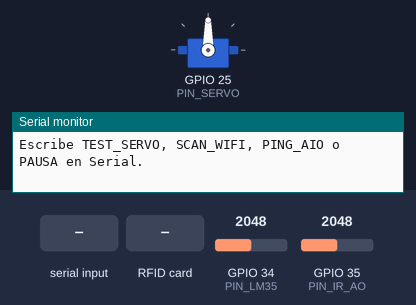
Bench run of a sketch on a simulated ESP32. Shown: servo, the last lines printed to the serial monitor. Wiring (inferred from the names in the program): IR receiver: data GPIO 32. Inputs (shaded band) come from the test bench; at power-on: GPIO 34 (PIN_LM35) = 2048, GPIO 35 (PIN_IR_AO) = 2048 (analog values on the 0–4095 scale). A WiFi scan finds three made-up networks.

Above: at 1.6 s.
1.7 s: "TEST_SERVO\n" received over Serial
At 2.2 s:
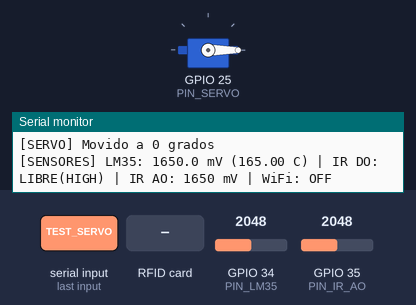
At 3.4 s:
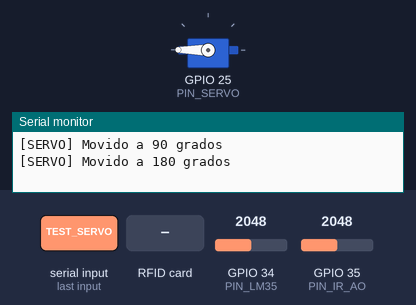
5.3 s: RFID card 5E 7A 19 C4 held to the reader
6.8 s: "PAUSA\n" received over Serial
8.3 s: "SCAN_WIFI\n" received over Serial
Timing chart, 0 to 11.3 s (numbered marks = the images above; inputs shaded):
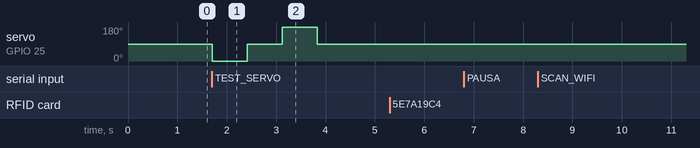

Measured:
- after the input at 1.7 s, servo on GPIO 25 (PIN_SERVO): 90° → 0° at once, → 90° 0.71 s later, → 180° 0.71 s later, → 90° 0.71 s later

The sketch:

00_diagnostico_hardware.ino
```cpp
/*
 * ============================================================================
 * SKETCH 00: DIAGNOSTICO PRE-CORTO (Hardware + WiFi + Adafruit IO)
 * ============================================================================
 * Prueba en 10 segundos si todos los modulos y cables funcionan antes de programar:
 *  - LM35 en GPIO 34 (ADC1)
 *  - Infrarrojo DO en GPIO 32 y AO en GPIO 35 (ADC1)
 *  - Servomotor en GPIO 25 (Alimentar VCC a 5V externos + GND comun)
 *  - RFID MFRC522 en VSPI: SCK=18, MISO=19, MOSI=23, SS=5, RST=4 (3.3V ESTRICTO)
 *  - WiFi 2.4 GHz + Adafruit IO (prueba de handshake MQTT TLS)
 *
 * Comandos por Monitor Serial (115200 baudios):
 *  - TEST_SERVO : Mueve el servo 0 -> 90 -> 180 -> 90 (sin delay bloqueante)
 *  - PING_AIO   : Fuerza envio de prueba al feed "corto3-rfid"
 *  - SCAN_WIFI  : Escanea redes WiFi 2.4 GHz visibles
 *  - PAUSA      : Pausa/reanuda reporte continuo en Serial
 * ============================================================================
 */

#include <Arduino.h>
#include <SPI.h>
#include <MFRC522.h>
#include <ESP32Servo.h>
#include <WiFi.h>

#if __has_include("secrets.h")
  #include "secrets.h"
#else
  #define WIFI_SSID     "TU_WIFI_SSID"
  #define WIFI_PASS     "TU_WIFI_PASSWORD"
  #define IO_USERNAME   "TU_USUARIO_ADAFRUIT"
  #define IO_KEY        "aio_TU_LLAVE_SECRETA_AQUI"
#endif

#include "AdafruitIO_WiFi.h"

// ---------------------- PINES SEGUROS ESP32 ----------------------
constexpr uint8_t PIN_LM35      = 34; // ADC1_CH6 (solo entrada, compatible con WiFi)
constexpr uint8_t PIN_IR_DO     = 32; // Entrada digital segura
constexpr uint8_t PIN_IR_AO     = 35; // ADC1_CH7 (solo entrada)
constexpr uint8_t PIN_SERVO     = 25; // PWM seguro para servo
constexpr uint8_t PIN_RFID_SS   = 5;  // Chip Select (SDA) SPI
constexpr uint8_t PIN_RFID_RST  = 4;  // Reset RFID (deja libres 21/22 para I2C OLED)
constexpr uint8_t PIN_SPI_SCK   = 18;
constexpr uint8_t PIN_SPI_MISO  = 19;
constexpr uint8_t PIN_SPI_MOSI  = 23;

// ---------------------- OBJETOS GLOBALES -------------------------
AdafruitIO_WiFi io(IO_USERNAME, IO_KEY, WIFI_SSID, WIFI_PASS);
AdafruitIO_Feed *feedEstado = io.feed("corto3-rfid");

MFRC522 rfid(PIN_RFID_SS, PIN_RFID_RST);
Servo servoTest;

// ---------------------- VARIABLES DE CONTROL ---------------------
unsigned long ultimoReporteMs = 0;
unsigned long ultimoPasoServoMs = 0;
unsigned long ultimoEnvioAioMs = 0;
const unsigned long INTERVALO_REPORTE_MS = 2000;

bool reportePausado = false;
bool pruebaServoActiva = false;
int pasoServo = 0;
const int secuenciaAngulos[] = {0, 90, 180, 90};

String bufferSerial = "";

// Convierte bytes del UID RFID a cadena hexadecimal "AA:BB:CC:DD"
String formatearUID(const MFRC522::Uid &uid) {
  String out = "";
  for (byte i = 0; i < uid.size; i++) {
    if (uid.uidByte[i] < 0x10) out += "0";
    out += String(uid.uidByte[i], HEX);
    if (i + 1 < uid.size) out += ":";
  }
  out.toUpperCase();
  return out;
}

// Verifica si las credenciales fueron editadas
bool credencialesConfiguradas() {
  return String(WIFI_SSID).length() > 0 &&
         String(WIFI_SSID) != "TU_WIFI_SSID" &&
         String(IO_USERNAME).length() > 0 &&
         String(IO_USERNAME) != "TU_USUARIO_ADAFRUIT" &&
         String(IO_KEY) != "aio_TU_LLAVE_SECRETA_AQUI";
}

void imprimirDiagnosticoRFID() {
  byte version = rfid.PCD_ReadRegister(MFRC522::VersionReg);
  Serial.print(F("[RFID] Version chip MFRC522: 0x"));
  Serial.print(version, HEX);
  if (version == 0x00 || version == 0xFF) {
    Serial.println(F(" -> FALLO! Revisa 3.3V y cables SCK=18 MISO=19 MOSI=23 SS=5 RST=4"));
  } else if (version == 0x91 || version == 0x92 || version == 0x88) {
    Serial.println(F(" -> OK! Comunicacion SPI valida."));
  } else {
    Serial.println(F(" -> Chip detectado (version clon/alternativa)."));
  }
}

void procesarComandoSerial(String cmd) {
  cmd.trim();
  cmd.toUpperCase();
  if (cmd.length() == 0) return;

  if (cmd == "TEST_SERVO") {
    pruebaServoActiva = true;
    pasoServo = 0;
    ultimoPasoServoMs = 0;
    Serial.println(F("[SERVO] Iniciando secuencia 0 -> 90 -> 180 -> 90..."));
  } else if (cmd == "PAUSA") {
    reportePausado = !reportePausado;
    Serial.println(reportePausado ? F("[SYS] Reporte pausado.") : F("[SYS] Reporte reanudado."));
  } else if (cmd == "SCAN_WIFI") {
    Serial.println(F("[WIFI] Escaneando redes 2.4 GHz..."));
    int n = WiFi.scanNetworks();
    for (int i = 0; i < n; i++) {
      Serial.printf("  %d) %s (%d dBm)\n", i + 1, WiFi.SSID(i).c_str(), WiFi.RSSI(i));
    }
    WiFi.scanDelete();
  } else if (cmd == "PING_AIO") {
    if (ultimoEnvioAioMs != 0 && millis() - ultimoEnvioAioMs < 2200) {
      Serial.println(F("[AIO] Espera >= 2.2 s entre envios (anti-throttle)."));
    } else if (io.status() >= AIO_CONNECTED) {
      ultimoEnvioAioMs = millis();
      bool ok = feedEstado->save(String("DIAGNOSTICO_OK"));
      Serial.println(ok ? F("[AIO] Dato enviado correctamente.") : F("[AIO] Error al publicar."));
    } else {
      Serial.print(F("[AIO] No conectado. Estado actual: "));
      Serial.println(io.statusText());
    }
  } else {
    Serial.println(F("Comandos: TEST_SERVO | PING_AIO | SCAN_WIFI | PAUSA"));
  }
}

void leerSerialNoBloqueante() {
  while (Serial.available() > 0) {
    char c = (char)Serial.read();
    if (c == '\n' || c == '\r') {
      procesarComandoSerial(bufferSerial);
      bufferSerial = "";
    } else if (bufferSerial.length() < 128) {
      bufferSerial += c;
    }
  }
}

void actualizarPruebaServo() {
  if (!pruebaServoActiva) return;
  unsigned long ahora = millis();
  if (ultimoPasoServoMs == 0 || ahora - ultimoPasoServoMs >= 700) {
    ultimoPasoServoMs = ahora;
    int ang = secuenciaAngulos[pasoServo];
    servoTest.write(ang);
    Serial.printf("[SERVO] Movido a %d grados\n", ang);
    pasoServo++;
    if (pasoServo >= 4) {
      pruebaServoActiva = false;
      Serial.println(F("[SERVO] Secuencia terminada."));
    }
  }
}

void setup() {
  Serial.begin(115200);
  delay(300);
  Serial.println(F("\n=== DIAGNOSTICO PRE-CORTO ESP32 ==="));

  // Configurar ADC y GPIO digitales
  analogReadResolution(12);
  analogSetPinAttenuation(PIN_LM35, ADC_11db);
  analogSetPinAttenuation(PIN_IR_AO, ADC_11db);
  pinMode(PIN_IR_DO, INPUT);

  // Configurar Servo
  ESP32PWM::allocateTimer(0);
  servoTest.setPeriodHertz(50);
  servoTest.attach(PIN_SERVO, 500, 2400);
  servoTest.write(90);

  // Configurar Bus VSPI y RFID MFRC522
  SPI.begin(PIN_SPI_SCK, PIN_SPI_MISO, PIN_SPI_MOSI, PIN_RFID_SS);
  rfid.PCD_Init();
  delay(50);
  imprimirDiagnosticoRFID();

  // Conectar WiFi / Adafruit IO solo si hay credenciales editadas
  if (credencialesConfiguradas()) {
    Serial.print(F("[AIO] Conectando a WiFi y Adafruit IO"));
    io.connect();
    unsigned long inicio = millis();
    while (io.status() < AIO_CONNECTED && millis() - inicio < 12000) {
      Serial.print(".");
      delay(500);
    }
    Serial.println();
    Serial.print(F("[AIO] Estado: "));
    Serial.println(io.statusText());
  } else {
    Serial.println(F("[AIO] Credenciales por defecto detectadas -> Modo diagnostico local."));
    WiFi.mode(WIFI_STA);
  }

  Serial.println(F("Escribe TEST_SERVO, SCAN_WIFI, PING_AIO o PAUSA en Serial."));
}

void loop() {
  if (credencialesConfiguradas()) {
    io.run(10, true); // fail_fast=true: mantiene sensores vivos incluso si cae la red
  }

  leerSerialNoBloqueante();
  actualizarPruebaServo();

  // Lectura instantanea de tarjeta RFID
  if (rfid.PICC_IsNewCardPresent() && rfid.PICC_ReadCardSerial()) {
    String uid = formatearUID(rfid.uid);
    Serial.print(F("[RFID] Tarjeta detectada! UID = "));
    Serial.println(uid);
    rfid.PICC_HaltA();
    rfid.PCD_StopCrypto1();
  }

  // Reporte periodico cada 2 segundos
  if (!reportePausado && millis() - ultimoReporteMs >= INTERVALO_REPORTE_MS) {
    ultimoReporteMs = millis();

    // Promedio de 16 muestras en milivoltios calibrados para LM35
    uint32_t sumaMv = 0;
    for (int i = 0; i < 16; i++) {
      sumaMv += analogReadMilliVolts(PIN_LM35);
    }
    float mvLM35 = sumaMv / 16.0f;
    float tempC = mvLM35 / 10.0f;

    int irDigital = digitalRead(PIN_IR_DO);
    uint32_t irMv = analogReadMilliVolts(PIN_IR_AO);

    Serial.printf("[SENSORES] LM35: %.1f mV (%.2f C) | IR DO: %s | IR AO: %u mV | WiFi: %s\n",
                  mvLM35,
                  tempC,
                  (irDigital == LOW ? "DETECTA(LOW)" : "LIBRE(HIGH)"),
                  irMv,
                  (WiFi.status() == WL_CONNECTED ? "OK" : "OFF"));
  }
}
```
